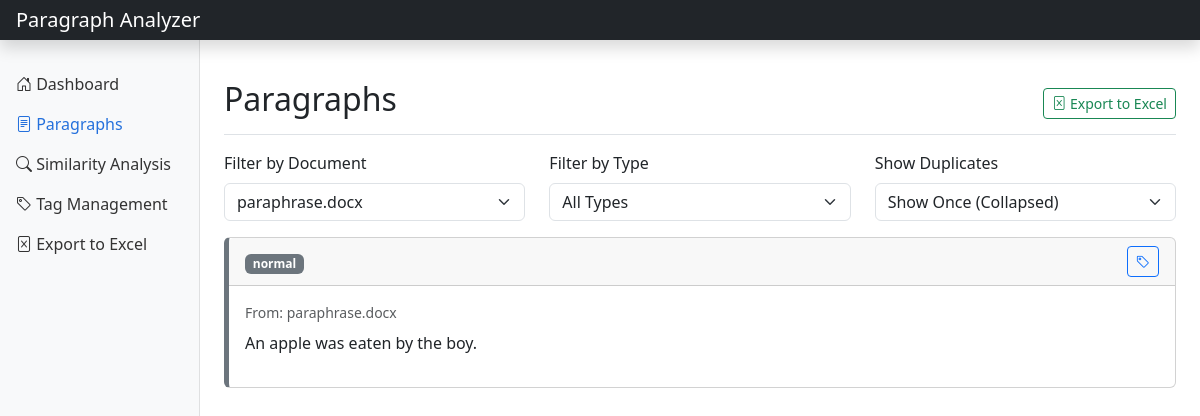
/paragraphs?document_id=31, run on the app's committed database.
### tables this page shows
CREATE TABLE paragraphs (
                id INTEGER PRIMARY KEY AUTOINCREMENT,
                content TEXT NOT NULL,
                document_id INTEGER NOT NULL,
                paragraph_type TEXT NOT NULL,
                position INTEGER NOT NULL,
                header_content TEXT,
                FOREIGN KEY (document_id) REFERENCES documents (id) ON DELETE CASCADE
            );

CREATE TABLE documents (
                id INTEGER PRIMARY KEY AUTOINCREMENT,
                filename TEXT NOT NULL,
                file_type TEXT NOT NULL,
                file_path TEXT NOT NULL,
                upload_date TEXT NOT NULL
            );

### app.py (the view)
@app.route('/paragraphs')
def view_paragraphs():
    document_id = request.args.get('document_id', type=int)
    show_all_duplicates = request.args.get('show_all_duplicates', type=int, default=0)
    collapse_duplicates = not (document_id is not None or show_all_duplicates == 1)
    paragraphs = db_manager.get_paragraphs(document_id, collapse_duplicates=collapse_duplicates)
    documents = db_manager.get_documents()
    tags = db_manager.get_tags()
    return render_template(
        'paragraphs.html',
        paragraphs=paragraphs,
        documents=documents,
        tags=tags,
        selected_document=document_id,
        show_all_duplicates=show_all_duplicates
    )

### database_manager.py (called while the page is built)
    def get_documents(self) -> List[Dict]:
        self.logger.info("Retrieving all documents")
        try:
            conn = sqlite3.connect(self.db_path)
            conn.row_factory = sqlite3.Row
            cursor = conn.cursor()
            cursor.execute('SELECT * FROM documents ORDER BY upload_date DESC')
            rows = cursor.fetchall()
            documents = [dict(row) for row in rows]
            conn.close()
            self.logger.info(f"Retrieved {len(documents)} documents")
            return documents
        except Exception as e:
            self.logger.error(f"Error retrieving documents: {str(e)}", exc_info=True)
            return []

    def get_tags(self) -> List[Dict]:
        self.logger.info("Retrieving all tags")
        try:
            conn = sqlite3.connect(self.db_path)
            conn.row_factory = sqlite3.Row
            cursor = conn.cursor()
            cursor.execute('SELECT * FROM tags')
            rows = cursor.fetchall()
            tags = [dict(row) for row in rows]
            conn.close()
            self.logger.info(f"Retrieved {len(tags)} tags")
            return tags
        except Exception as e:
            self.logger.error(f"Error retrieving tags: {str(e)}", exc_info=True)
            return []

### templates/paragraphs.html (shortened to what this page needs)
{% extends 'base.html' %}
{% block content %}
    <div class="d-flex justify-content-between flex-wrap flex-md-nowrap align-items-center pt-3 pb-2 mb-3 border-bottom">
        <h1 class="h2">Paragraphs</h1>
        <div class="btn-toolbar mb-2 mb-md-0">
            <a href="/export" class="btn btn-sm btn-outline-success">
                <i class="bi bi-file-excel"></i> Export to Excel
            </a>
        </div>
    </div>
    <div class="row mb-3">
        <div class="col-md-4">
            <label for="documentFilter" class="form-label">Filter by Document</label>
            <select class="form-select" id="documentFilter" onchange="filterByDocument(this.value)">
                {% for doc in documents %}
                    <option value="{{ doc.id }}" {% if selected_document == doc.id %}selected{% endif %}>{{ doc.filename }}</option>
                {% endfor %}
            </select>
        </div>
        <div class="col-md-4">
            <label for="paragraphTypeFilter" class="form-label">Filter by Type</label>
            <select class="form-select" id="paragraphTypeFilter" onchange="filterByType(this.value)">
                <option value="">All Types</option>
            </select>
        </div>
        <div class="col-md-4">
            <label for="duplicateFilter" class="form-label">Show Duplicates</label>
            <select class="form-select" id="duplicateFilter" onchange="filterByDuplicates(this.value)">
                <option value="collapsed" {% if not show_all_duplicates %}selected{% endif %}>Show Once (Collapsed)</option>
            </select>
        </div>
    </div>
    <div class="row">
        <div class="col-md-12">
            {% if paragraphs %}
                <div id="paragraphsList">
                    {% for para in paragraphs %}
                        <div class="card paragraph-card {{ para.paragraph_type }}" data-type="{{ para.paragraph_type }}" data-id="{{ para.id }}">
                            <div class="card-header d-flex justify-content-between align-items-center">
                                <div>
                                    <span class="badge bg-secondary">{{ para.paragraph_type }}</span>
                                </div>
                                <div class="paragraph-tags">
                                    <button class="btn btn-sm btn-outline-primary" onclick="showTagModal({{ para.id }})">
                                        <i class="bi bi-tag"></i>
                                    </button>
                                </div>
                            </div>
                            <div class="card-body">
                                {% if para.appears_in_multiple %}
                                    <div class="document-references mb-3">
                                        <p class="text-muted mb-1"><i class="bi bi-files"></i> Appears in:</p>
                                        <div class="d-flex flex-wrap gap-2">
                                            {% for filename in para.document_references %}
                                                <span class="badge bg-info">{{ filename }}</span>
                                            {% endfor %}
                                        </div>
                                    </div>
                                {% else %}
                                    <small class="text-muted mb-2 d-block">From: {{ para.filename }}</small>
                                {% endif %}
                                {% if para.paragraph_type == 'table' %}
                                    <pre class="table-content">{{ para.content }}</pre>
                                {% else %}
                                    <p>{{ para.content }}</p>
                                {% endif %}
                            </div>
                        </div>
                    {% endfor %}
                </div>
            {% else %}
                <div class="alert alert-info">
                    No paragraphs found. Please upload some documents first.
                </div>
            {% endif %}
        </div>
    </div>
{% endblock %}

### static/custom.css (style rules this page uses)
.paragraph-card { margin-bottom: 1rem; border-left: 5px solid #6c757d; }

### data on the page
paragraphs: paragraph_type "normal", filename "paraphrase.docx", content "An apple was eaten by the boy."

### other printed values
form field value "paraphrase.docx"
